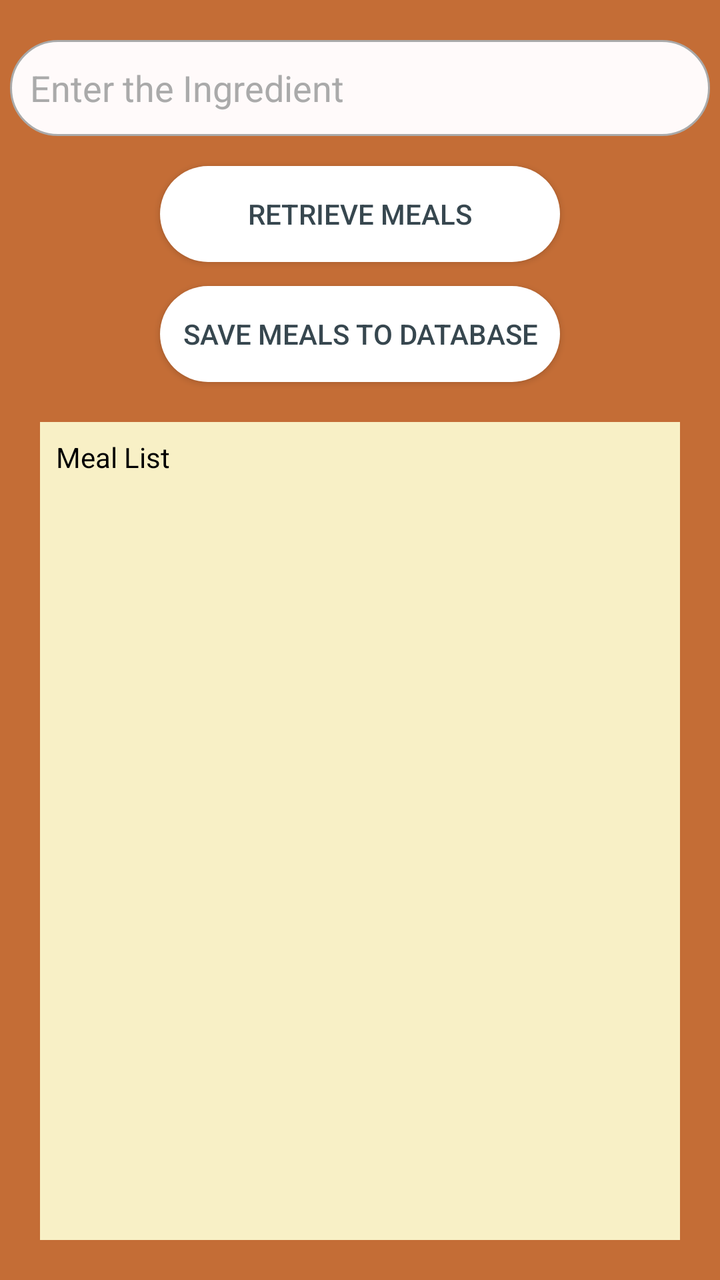
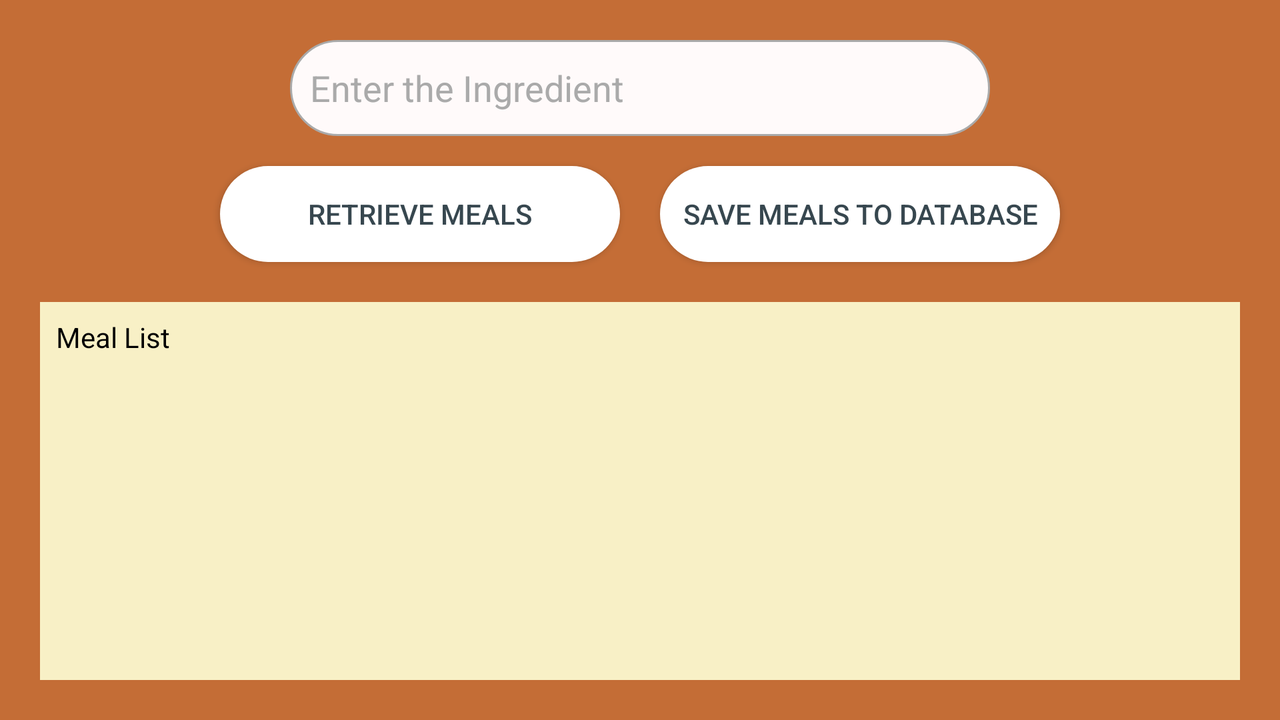

First picture: res/layout/ on a phone held upright. Second picture: the repository's own variant of that layout, on a device whose configuration matches the variant's folder. Source for both follows.
<!-- AndroidManifest.xml: application theme Theme.Design.NoActionBar -->
<!-- res/layout/ingredient_search.xml -->
<?xml version="1.0" encoding="utf-8"?>
<androidx.constraintlayout.widget.ConstraintLayout xmlns:android="http://schemas.android.com/apk/res/android"
    xmlns:tools="http://schemas.android.com/tools"
    android:layout_width="match_parent"
    android:layout_height="match_parent"
    xmlns:app="http://schemas.android.com/apk/res-auto"
    android:background="#C46D36">

    <Button
        android:id="@+id/save"
        android:layout_width="200dp"
        android:layout_height="wrap_content"
        android:background="@drawable/button"
        android:text="@string/save_meals_to_database"
        android:textColor="#37474F"
        app:layout_constraintLeft_toLeftOf="parent"
        app:layout_constraintRight_toRightOf="parent"
        app:layout_constraintTop_toTopOf="@id/retrieve"
        android:layout_marginTop="60dp"/>
    <Button
        android:id="@+id/retrieve"
        android:layout_width="200dp"
        android:layout_height="wrap_content"
        android:text="@string/retrieve_meals"
        android:textColor="#37474F"
        android:background="@drawable/button"
        app:layout_constraintLeft_toLeftOf="parent"
        app:layout_constraintRight_toRightOf="parent"
        app:layout_constraintTop_toBottomOf="@id/getIngredient"
        android:layout_marginTop="15dp"/>

    <ScrollView
        android:id="@+id/textscroll"
        android:layout_width="match_parent"
        android:layout_height="0dp"
        android:layout_margin="20dp"
        android:background="@color/rose"
        app:layout_constraintBottom_toBottomOf="parent"
        app:layout_constraintEnd_toEndOf="parent"
        app:layout_constraintHorizontal_bias="0.0"
        app:layout_constraintStart_toStartOf="parent"
        app:layout_constraintTop_toBottomOf="@id/save"
        app:layout_constraintVertical_bias="1.0">

        <TextView
            android:id="@+id/meal_details"
            android:layout_width="wrap_content"
            android:layout_height="wrap_content"
            android:padding="8dp"
            android:text="@string/meal_list"
            android:textColor="@color/black"
            app:layout_constraintLeft_toLeftOf="parent"
            app:layout_constraintRight_toRightOf="parent"
            app:layout_constraintTop_toTopOf="parent" />
    </ScrollView>

    <EditText
        android:id="@+id/getIngredient"
        android:layout_width="350dp"
        android:layout_height="wrap_content"
        android:ems="10"
        android:layout_margin="20dp"
        android:inputType="textPersonName"
        android:background="@drawable/text_input"
        android:textColorHint="@android:color/darker_gray"
        android:padding="10dp"
        android:minHeight="48dp"
        android:hint="@string/enter"
        android:textColor="@color/black"
        app:layout_constraintLeft_toLeftOf="parent"
        app:layout_constraintRight_toRightOf="parent"
        app:layout_constraintTop_toTopOf="parent" />
</androidx.constraintlayout.widget.ConstraintLayout>
<!-- resources referenced by this layout -->
<resources>
  <color name="black">#FF000000</color>
  <color name="rose">#F8F0C6</color>
  <!-- drawable button (drawable) -->
  <?xml version="1.0" encoding="utf-8"?>
  <selector xmlns:android="http://schemas.android.com/apk/res/android">
  <item android:state_pressed="true">
      <shape>
          <corners android:radius="50dp"/>
          <solid android:color="#51FFFFFF"/>
      </shape>
  </item>
  <item>
      <shape>
      <corners android:radius="50dp"/>
      <solid android:color="@color/white"/>
  </shape>
  </item>
  </selector>
  <!-- drawable text_input (drawable) -->
  <?xml version="1.0" encoding="utf-8"?>
  <selector xmlns:android="http://schemas.android.com/apk/res/android">
      <item android:state_enabled="true" >
          <shape android:shape="rectangle">
              <solid android:color="#FFFAFA"/>
              <corners android:radius="30dp"/>
              <stroke android:color="@android:color/darker_gray" android:width="1dp"/>
          </shape>
      </item>
  </selector>
  <string name="enter">Enter the Ingredient</string>
  <string name="meal_list">Meal List</string>
  <string name="retrieve_meals">Retrieve Meals</string>
  <string name="save_meals_to_database">Save meals to Database</string>
  <color name="white">#FFFFFFFF</color>
</resources>
<!-- res/layout-land/ingredient_search.xml (the repository's variant of the layout above) -->
<!-- drawn on the phone turned sideways -->
<?xml version="1.0" encoding="utf-8"?>
<androidx.constraintlayout.widget.ConstraintLayout xmlns:android="http://schemas.android.com/apk/res/android"
    xmlns:tools="http://schemas.android.com/tools"
    android:layout_width="match_parent"
    android:layout_height="match_parent"
    xmlns:app="http://schemas.android.com/apk/res-auto"
    android:background="#C46D36">

    <Button
        android:id="@+id/save"
        android:layout_width="200dp"
        android:layout_height="wrap_content"
        android:background="@drawable/button"
        android:text="@string/save_meals_to_database"
        android:textColor="#37474F"
        app:layout_constraintLeft_toLeftOf="parent"
        app:layout_constraintRight_toRightOf="parent"
        android:layout_marginStart="220dp"
        app:layout_constraintTop_toBottomOf="@id/getIngredient"
        android:layout_marginTop="15dp"/>
    <Button
        android:id="@+id/retrieve"
        android:layout_width="200dp"
        android:layout_height="wrap_content"
        android:text="@string/retrieve_meals"
        android:textColor="#37474F"
        android:background="@drawable/button"
        app:layout_constraintLeft_toLeftOf="parent"
        app:layout_constraintRight_toRightOf="parent"
        android:layout_marginEnd="220dp"
        app:layout_constraintTop_toBottomOf="@id/getIngredient"
        android:layout_marginTop="15dp"/>

    <ScrollView
        android:id="@+id/textscroll"
        android:layout_width="match_parent"
        android:layout_height="0dp"
        android:layout_margin="20dp"
        android:background="@color/rose"
        app:layout_constraintBottom_toBottomOf="parent"
        app:layout_constraintEnd_toEndOf="parent"
        app:layout_constraintHorizontal_bias="0.0"
        app:layout_constraintStart_toStartOf="parent"
        app:layout_constraintTop_toBottomOf="@id/save"
        app:layout_constraintVertical_bias="1.0">

        <TextView
            android:id="@+id/meal_details"
            android:layout_width="wrap_content"
            android:layout_height="wrap_content"
            android:padding="8dp"
            android:text="@string/meal_list"
            android:textColor="@color/black"
            app:layout_constraintLeft_toLeftOf="parent"
            app:layout_constraintRight_toRightOf="parent"
            app:layout_constraintTop_toTopOf="parent" />
    </ScrollView>

    <EditText
        android:id="@+id/getIngredient"
        android:layout_width="350dp"
        android:layout_height="wrap_content"
        android:ems="10"
        android:layout_margin="20dp"
        android:inputType="textPersonName"
        android:background="@drawable/text_input"
        android:textColorHint="@android:color/darker_gray"
        android:padding="10dp"
        android:minHeight="48dp"
        android:hint="@string/enter"
        android:textColor="@color/black"
        app:layout_constraintLeft_toLeftOf="parent"
        app:layout_constraintRight_toRightOf="parent"
        app:layout_constraintTop_toTopOf="parent" />
</androidx.constraintlayout.widget.ConstraintLayout>
